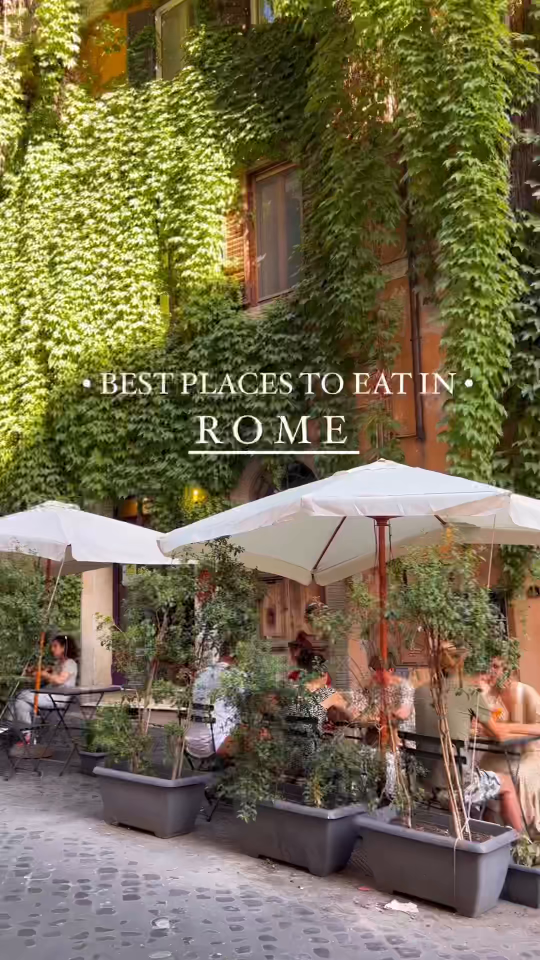
#> input picture frame 0 of files/video/7185551271389072682.mp4, 1080 x 1920 px (shown at 1/2 size)
$ python fast_video_text_extraction.py
#> lines starting #> are read from the running program, lines starting #| are printed output that depends on the picture
import cv2
import pytesseract
import time

def extract_text_from_video(video_path, sample_interval=0.5):
#> called with sample_interval = 0.5
    start_time = time.time()

    video = cv2.VideoCapture(video_path)
    fps = video.get(cv2.CAP_PROP_FPS)
    total_frames = int(video.get(cv2.CAP_PROP_FRAME_COUNT))
    duration = total_frames / fps

    frame_interval = int(fps * sample_interval)

    extracted_text = set()

    for frame_id in range(0, total_frames, frame_interval):
        video.set(cv2.CAP_PROP_POS_FRAMES, frame_id)
        ret, frame = video.read()
        if not ret:
            break

        gray = cv2.cvtColor(frame, cv2.COLOR_BGR2GRAY)
        text = pytesseract.image_to_string(gray)
        extracted_text.update(text.split())
#> this loop made 1 pass
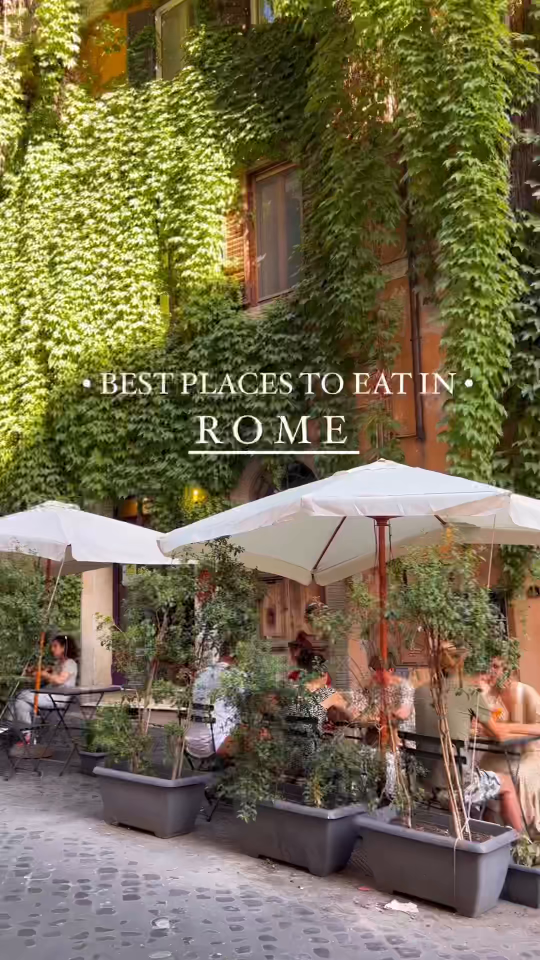
#> input picture frame 0 of files/video/7185551271389072682.mp4, 1080 x 1920 px (shown at 1/2 size)
#> pass 1, in extract_text_from_video, `gray = cv2.cvtColor(frame, cv2.COLOR_BGR2GRAY)`:
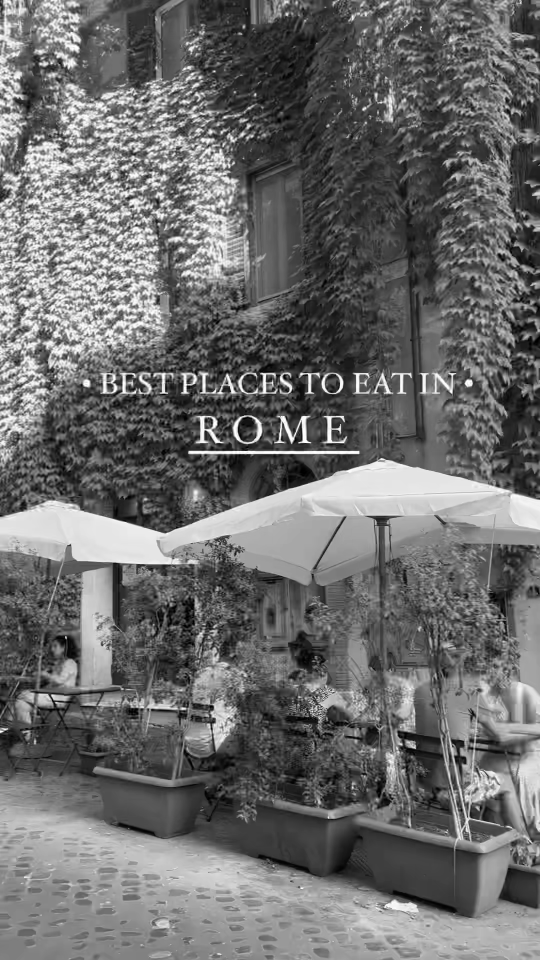
#> gray: shape (1920, 1080) (shown at 1/2 size); min 0, max 255, mean 108.2
#> frame is the input picture: shape (1920, 1080, 3); mean B, G, R 78.6, 108.7, 118.4
#> after the loop, extracted_text = 0 items

    video.release()

    end_time = time.time()
    processing_time = end_time - start_time

    print(f"Video duration: {duration:.2f} seconds")
    print(f"Processing time: {processing_time:.2f} seconds")
    print("Extracted unique words:")
    print(extracted_text)

if __name__ == "__main__":
    video_path = '/home/ec2-user/tiktok-extractor-v2/files/video/7185551271389072682.mp4'
#> (the run stopped early here; a loop or call above may not have finished)
